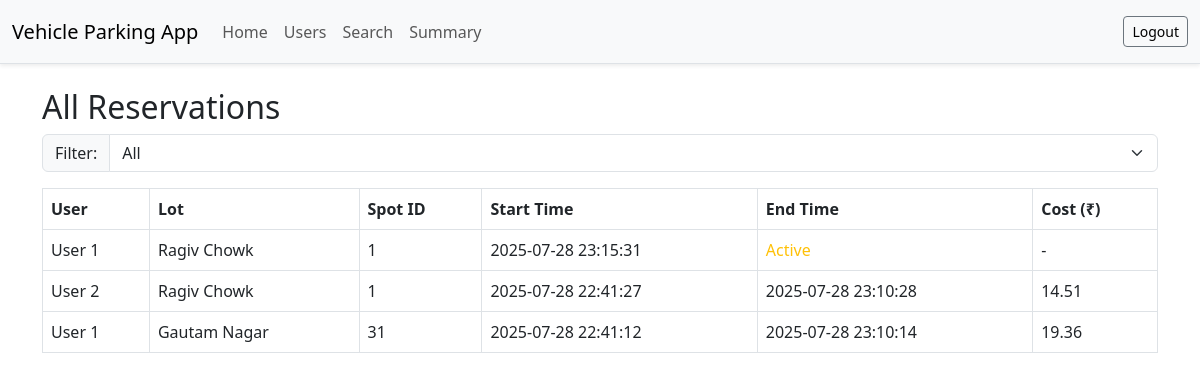
Screenshot of /admin/reservations (signed in) with the database file from the repository.
### models.py (models this page shows)
class Reservation(db.Model):
    id = db.Column(db.Integer, primary_key=True)
    user_id = db.Column(db.Integer, db.ForeignKey('user.id'), nullable=False)
    spot_id = db.Column(db.Integer, db.ForeignKey('parking_spot.id'), nullable=False)
    parking_time = db.Column(db.DateTime, nullable=True)
    release_time = db.Column(db.DateTime, nullable=True)
    cost = db.Column(db.Float, nullable=True)
    vehicle_number = db.Column(db.String(20), nullable=False)
    rating = db.Column(db.Float, nullable=True)

class User(db.Model):
    id = db.Column(db.Integer, primary_key=True)
    name = db.Column(db.String(100), nullable=False)
    email = db.Column(db.String(100), unique=True, nullable=False)
    password_hash = db.Column(db.String(200), nullable=False)
    address=db.Column(db.String(200),nullable=False)
    pincode=db.Column(db.Integer,nullable=False)
    role_id = db.Column(db.Integer, db.ForeignKey('role.id'), nullable=False)
    reservations = db.relationship('Reservation', backref='user', lazy=True)

class ParkingLot(db.Model):
    id = db.Column(db.Integer, primary_key=True)
    name = db.Column(db.String(100), nullable=False)
    address = db.Column(db.String(200), nullable=False)
    pin_code = db.Column(db.String(10), nullable=False)
    price = db.Column(db.Float, nullable=False)
    max_spots = db.Column(db.Integer, nullable=False)
    spots = db.relationship('ParkingSpot', backref='lot', lazy=True)

class ParkingSpot(db.Model):
    id = db.Column(db.Integer, primary_key=True)
    lot_id = db.Column(db.Integer, db.ForeignKey('parking_lot.id'), nullable=False)
    status = db.Column(db.String(1), nullable=False, default='A')  # A = Available, O = Occupied
    reservations = db.relationship('Reservation', backref='spot', lazy="dynamic")

### app.py (the view)
@app.route('/admin/reservations')
def admin_reservations():
    if session.get('role') not in ['admin', 'collaborator']:
        return redirect(url_for('login'))
    filter_status = request.args.get('status', 'all')
    if filter_status == 'active':
        reservations = Reservation.query.filter_by(release_time=None).order_by(Reservation.parking_time.desc()).all()
    elif filter_status == 'completed':
        reservations = Reservation.query.filter(Reservation.release_time.isnot(None)).order_by(Reservation.parking_time.desc()).all()
    else:
        reservations = Reservation.query.order_by(Reservation.parking_time.desc()).all()
    return render_template('admin_reservations.html', reservations=reservations, filter_status=filter_status)

### templates/admin_reservations.html (shortened to what this page needs)
{% extends "base.html" %}
{% block content %}
<h2>All Reservations</h2>
<form method="GET" class="mb-3">
    <div class="input-group">
        <label class="input-group-text" for="filter">Filter:</label>
        <select name="status" id="filter" class="form-select" onchange="this.form.submit()">
            <option value="all" {% if filter_status == 'all' %}selected{% endif %}>All</option>
        </select>
    </div>
</form>
<table class="table table-bordered">
    <thead>
        <tr>
            <th>User</th>
            <th>Lot</th>
            <th>Spot ID</th>
            <th>Start Time</th>
            <th>End Time</th>
            <th>Cost (₹)</th>
        </tr>
    </thead>
    <tbody>
        {% for res in reservations %}
        <tr>
            <td>{{ res.user.name }}</td>
            <td>{{ res.spot.lot.name }}</td>
            <td>{{ res.spot.id }}</td>
            <td>{{ res.parking_time.strftime('%Y-%m-%d %H:%M:%S') }}</td>
            <td>
                {% if res.release_time %}
                    {{ res.release_time.strftime('%Y-%m-%d %H:%M:%S') }}
                {% else %}
                    <span class="text-warning">Active</span>
                {% endif %}
            </td>
            <td>{{ res.cost if res.cost else '-' }}</td>
        </tr>
        {% endfor %}
    </tbody>
</table>
{% endblock %}

### static/css/styles.css (style rules this page uses)
body { background-color: #f8f9fa; }
h2 { margin-bottom: 20px; }

### rows the page displays
Reservation: user.name "User 1", spot.lot.name "Ragiv Chowk", spot.id "1", parking_time "2025-07-28 23:15:31", shows "Active", cost "-"
Reservation: user.name "User 2", spot.lot.name "Ragiv Chowk", spot.id "1", parking_time "2025-07-28 22:41:27", release_time "2025-07-28 23:10:28", cost "14.51"
Reservation: user.name "User 1", spot.lot.name "Gautam Nagar", spot.id "31", parking_time "2025-07-28 22:41:12", release_time "2025-07-28 23:10:14", cost "19.36"
